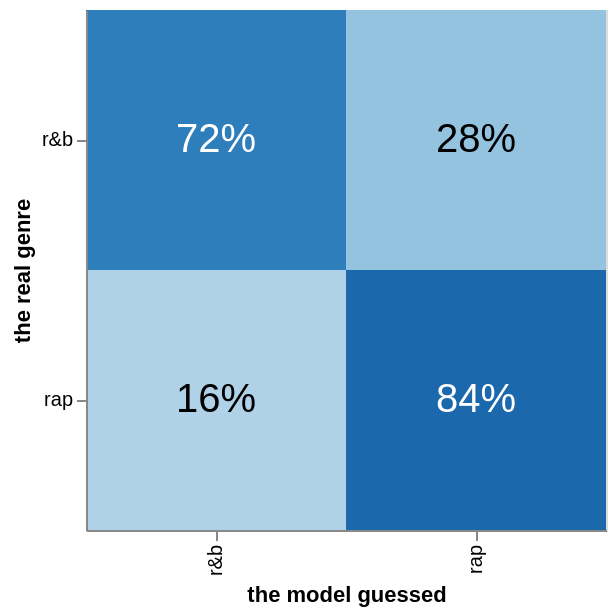

The notebook cell this image was saved under:
### Markdown cell above
<details><summary>💡 <b>Hint</b></summary>

Divide each row by its own total: `counts.sum(axis=1, keepdims=True)`. Cells are `mark_rect`.
</details>

### Code cell
from sklearn.metrics import confusion_matrix

labels = ['r&b', 'rap']
counts = confusion_matrix(y_te, guess, labels=labels)
share = counts / counts.sum(axis=1, keepdims=True)
cm = (pd.DataFrame(share, index=labels, columns=labels)
        .reset_index(names='true')
        .melt('true', var_name='guessed', value_name='share'))

base = alt.Chart(cm).encode(
    x=alt.X('guessed:N', title='the model guessed'),
    y=alt.Y('true:N', title='the real genre'))
cells = base.mark_rect().encode(
    color=alt.Color('share:Q', scale=alt.Scale(scheme='blues', domain=[0, 1]), legend=None))
words = base.mark_text(fontSize=20).encode(
    text=alt.Text('share:Q', format='.0%'),
    color=alt.when(alt.datum.share > 0.5).then(alt.value('white')).otherwise(alt.value('black')))
(cells + words).properties(width=260, height=260)

### Figure 1 — Vega-Lite specification as saved in the notebook (floating-point values rounded to 4 significant figures)
{"config": {"view": {"continuousWidth": 300, "continuousHeight": 300}}, "layer": [{"mark": {"type": "rect"}, "encoding": {"color": {"field": "share", "legend": null, "scale": {"domain": [0, 1], "scheme": "blues"}, "type": "quantitative"}, "x": {"field": "guessed", "title": "the model guessed", "type": "nominal"}, "y": {"field": "true", "title": "the real genre", "type": "nominal"}}}, {"mark": {"type": "text", "fontSize": 20}, "encoding": {"color": {"condition": [{"test": "(datum.share > 0.5)", "value": "white"}], "value": "black"}, "text": {"field": "share", "format": ".0%", "type": "quantitative"}, "x": {"field": "guessed", "title": "the model guessed", "type": "nominal"}, "y": {"field": "true", "title": "the real genre", "type": "nominal"}}}], "data": {"name": "data-633555fa0e8e23278bda476616f72d98"}, "height": 260, "width": 260, "$schema": "https://vega.github.io/schema/vega-lite/v6.4.1.json", "datasets": {"data-633555fa0e8e23278bda476616f72d98": [{"true": "r&b", "guessed": "r&b", "share": 0.7164}, {"true": "rap", "guessed": "r&b", "share": 0.1618}, {"true": "r&b", "guessed": "rap", "share": 0.2836}, {"true": "rap", "guessed": "rap", "share": 0.8382}]}}
